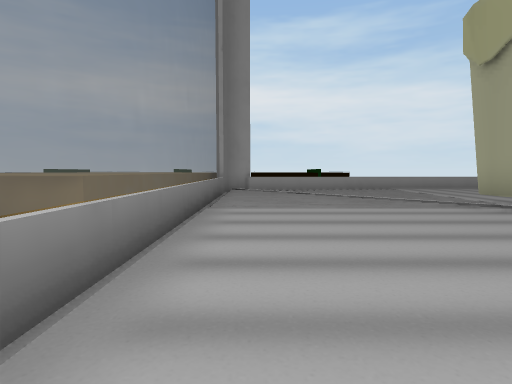
View 1 (above)

20 first-person views from a walk through a 3-D level made in the Unity game engine. The camera is 1.2 m above the floor, tilts 4° down and sees 80° across. The floor is counted in squares, 2 m on a side. Each view is taken from the middle of a square. On the plan, view 1 faces up. The plan holds only what a view shows up to about 9 squares ahead; the rest is blank. The place goes on beyond the plan. The player character is not drawn. Some animated figures are left out.

View 2
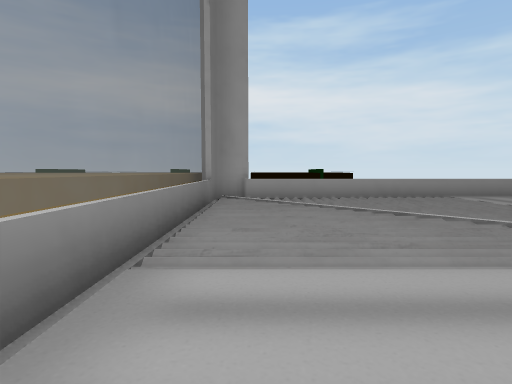

View 3
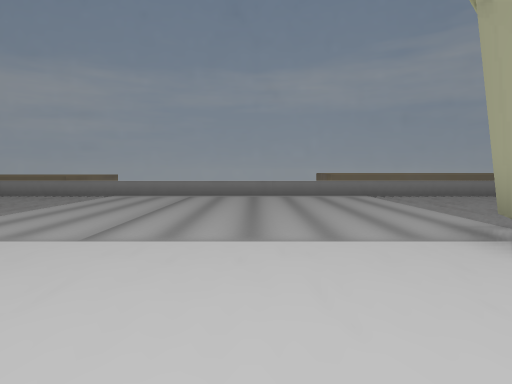

View 4
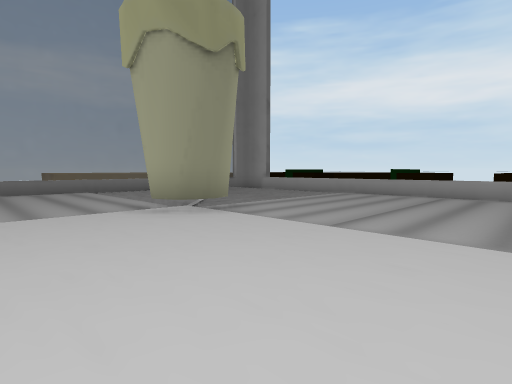

View 5
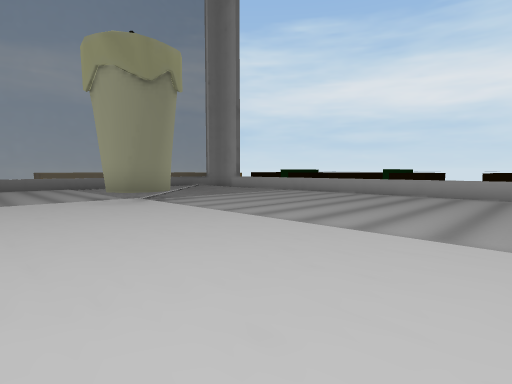

View 6
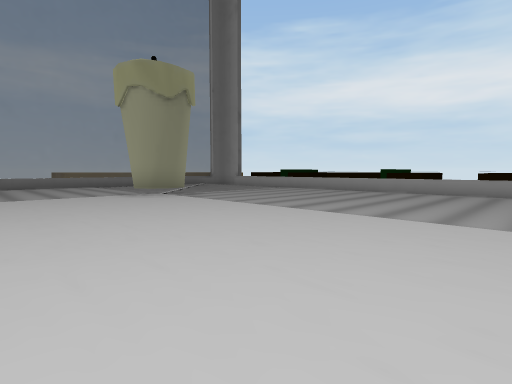

View 7
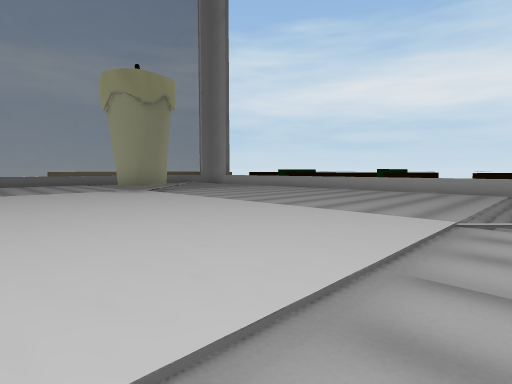

View 8
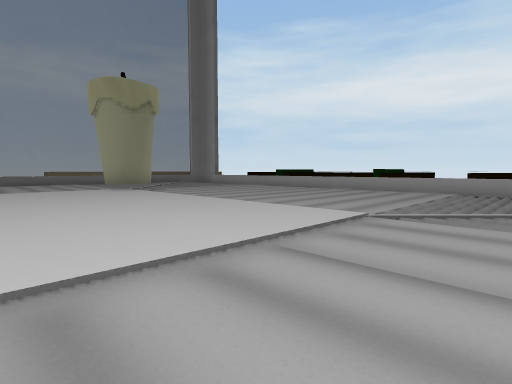

View 9
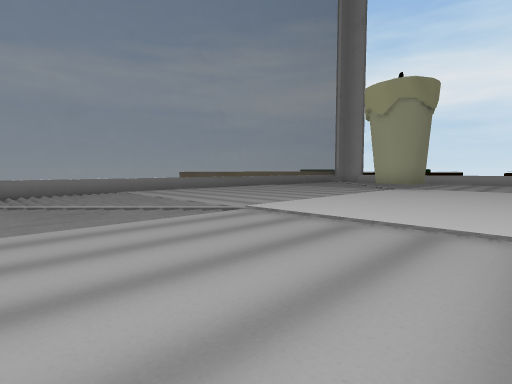

View 10
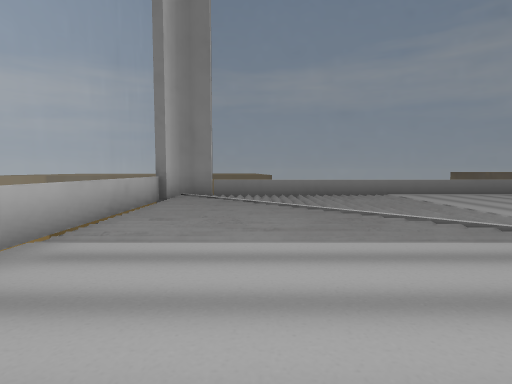

View 11
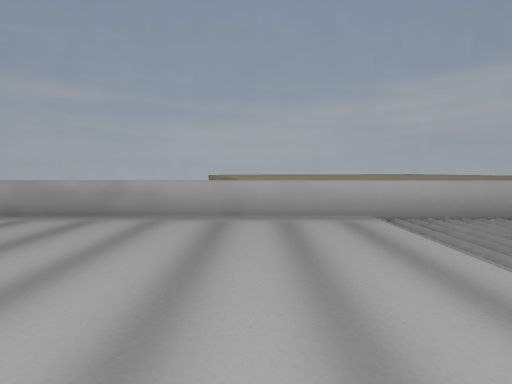

View 12
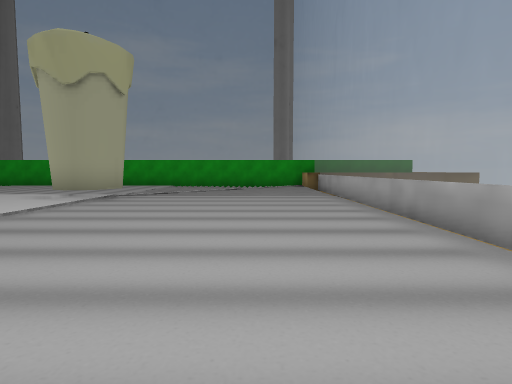

View 13
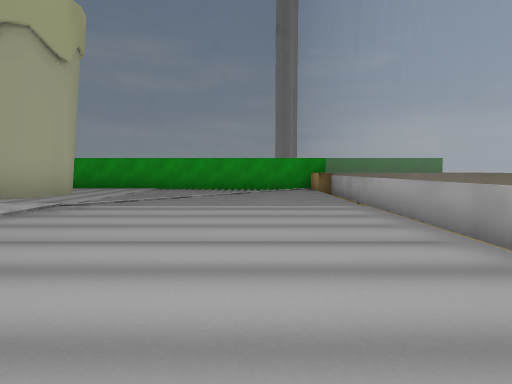

View 14
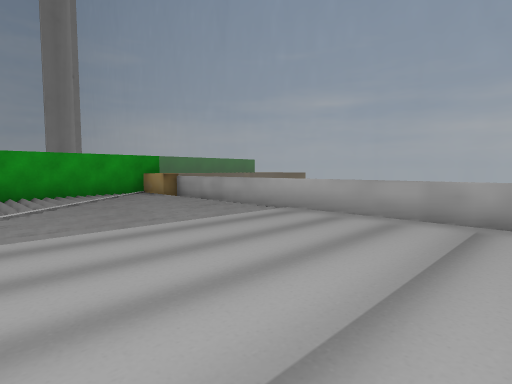

View 15
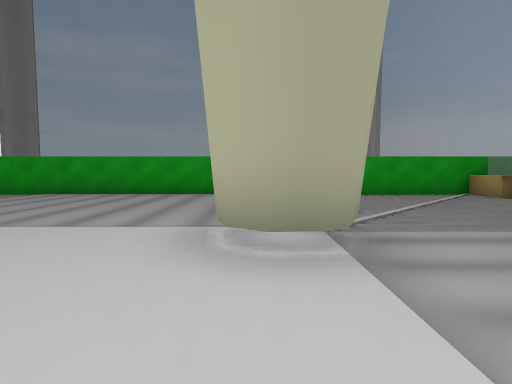

View 16
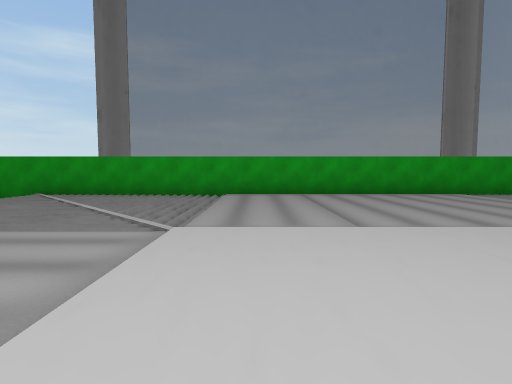

View 17
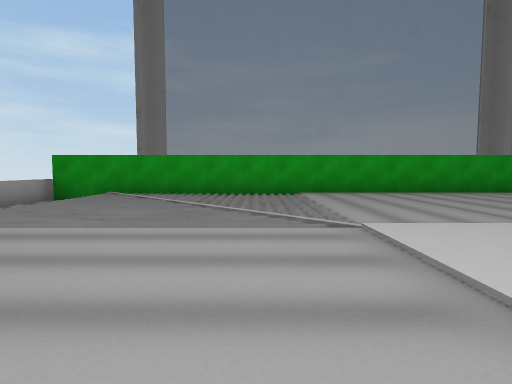

View 18
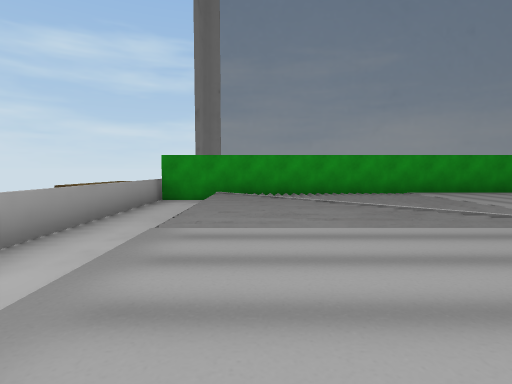

View 19
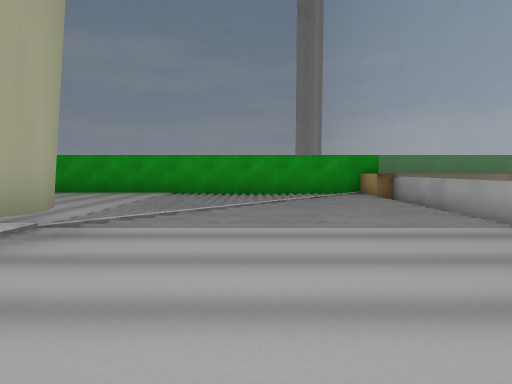

View 20
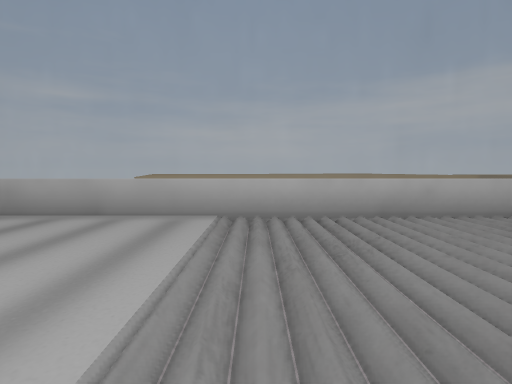

### Floor plan
Key: @ floor where view 1 was taken; # wall or solid block; . main floor; - floor 0.25 m lower than the main floor; _ floor 0.5 m lower than the main floor; / step, stairs or slope; = window, fence, low wall or low ledge; ^ raised ledge; v drop or lower ground; O other object.
Columns run from 3 left of view 1 to 18 right of it. Each row starts with its distance up from view 1.
 12  ^##=================#
 11 ^^#           _______#
 10  ^=//////////////////#
  9 ^^=.-.-.........-.-..#
  8 ^^=...-.........-.-..#
  7 ^^=----.........-.---#
  6 ^^=.............-....#
  5 ^v=----O#.......-----#
  4 v =..................#
  3   =..................#
  2   =..................#
  1   =..................#
  0   =@.................^
 -1   =............O.....^
 -2   =-----.......#-----^
 -3   =.............-....#
 -4   =----.........-.---#
 -5   =...-.........-.-..#
 -6   #.-.-.........-.-..#
 -7   #/////////////////^^
 -8    ################v^^
 -9        v^^          ^^
-10     v^^^^^v         ^^

Positions as (right, up) in squares from view 1, and headings:
1: (0, 0), facing up
2: (0, 3), facing up
3: (7, 2), facing left
4: (9, 2), facing up-left
5: (11, 2), facing up-left
6: (12, 1), facing up-left
7: (13, 1), facing up-left
8: (14, 1), facing up-left
9: (8, -5), facing up-left
10: (7, -5), facing left
11: (6, -3), facing down
12: (5, -5), facing right
13: (7, -5), facing right
14: (9, -3), facing down-right
15: (9, -1), facing right
16: (9, 4), facing right
17: (9, 6), facing right
18: (9, 9), facing right
19: (9, -4), facing right
20: (4, -3), facing down
